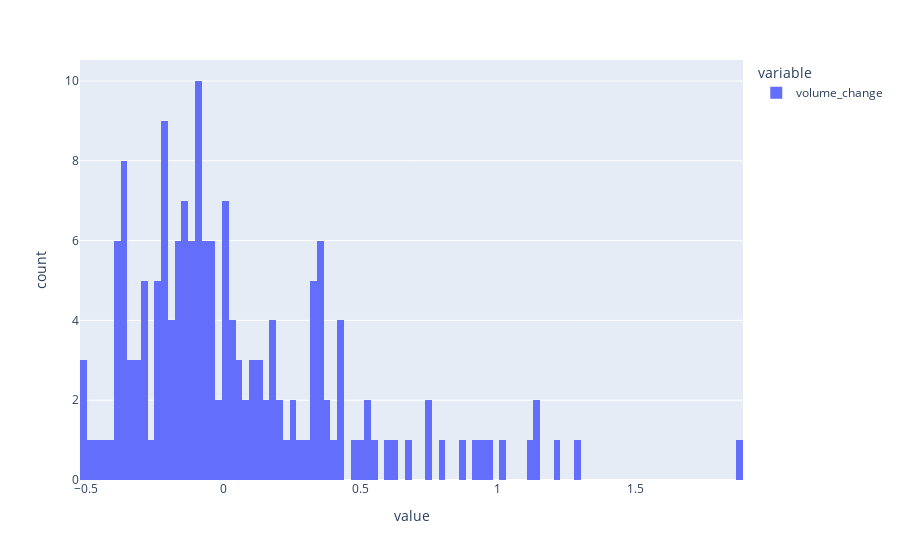

The notebook cell this image was saved under:
### Code cell
summary(data['volume_change'])

### Figure 1 — Plotly figure (JSON) as saved in the notebook; plotly's stock layout.template omitted (floating-point values rounded to 4 significant figures; data arrays with more than 128 entries replaced by an {"elided": "..."} marker saying what was removed)
{"data": [{"alignmentgroup": "True", "bingroup": "x", "hovertemplate": "variable=volume_change<br>value=%{x}<br>count=%{y}<extra></extra>", "legendgroup": "volume_change", "marker": {"color": "#636efa"}, "name": "volume_change", "offsetgroup": "volume_change", "orientation": "v", "showlegend": true, "type": "histogram", "x": {"elided": "171 float values"}, "xaxis": "x", "xbins": {"end": 1.941, "size": 0.02463, "start": -0.5219}, "yaxis": "y"}], "layout": {"barmode": "relative", "legend": {"title": {"text": "variable"}, "tracegroupgap": 0}, "margin": {"t": 60}, "xaxis": {"anchor": "y", "domain": [0, 1], "title": {"text": "value"}}, "yaxis": {"anchor": "x", "domain": [0, 1], "title": {"text": "count"}}}}
